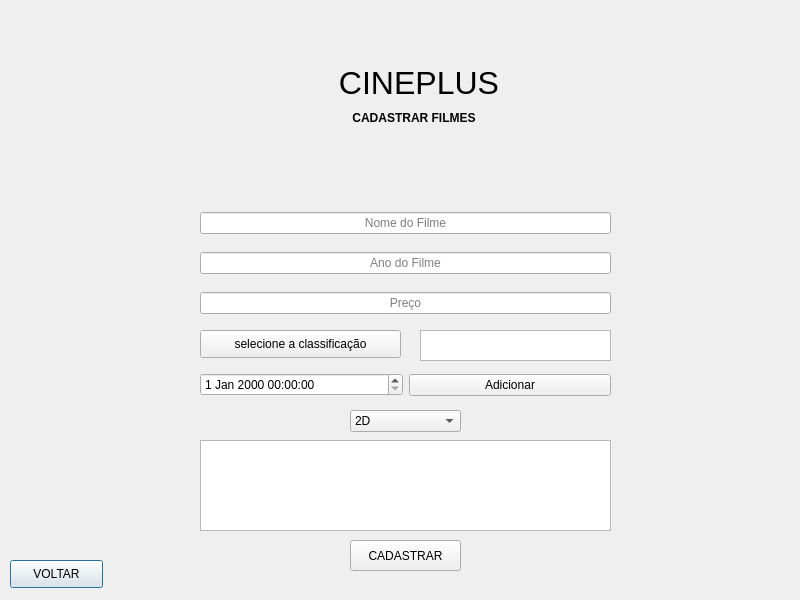
<?xml version="1.0" encoding="UTF-8"?>
<ui version="4.0">
 <class>Dialog</class>
 <widget class="QDialog" name="Dialog">
  <property name="geometry">
   <rect>
    <x>0</x>
    <y>0</y>
    <width>800</width>
    <height>600</height>
   </rect>
  </property>
  <property name="sizePolicy">
   <sizepolicy hsizetype="Fixed" vsizetype="Fixed">
    <horstretch>0</horstretch>
    <verstretch>0</verstretch>
   </sizepolicy>
  </property>
  <property name="minimumSize">
   <size>
    <width>800</width>
    <height>600</height>
   </size>
  </property>
  <property name="maximumSize">
   <size>
    <width>800</width>
    <height>600</height>
   </size>
  </property>
  <property name="windowTitle">
   <string>Dialog</string>
  </property>
  <widget class="QWidget" name="layoutWidget">
   <property name="geometry">
    <rect>
     <x>200</x>
     <y>290</y>
     <width>411</width>
     <height>26</height>
    </rect>
   </property>
   <layout class="QHBoxLayout" name="horizontalLayout_4">
    <item>
     <widget class="QLineEdit" name="lineEdit_4">
      <property name="alignment">
       <set>Qt::AlignCenter</set>
      </property>
      <property name="placeholderText">
       <string>Preço</string>
      </property>
     </widget>
    </item>
   </layout>
  </widget>
  <widget class="QWidget" name="layoutWidget_2">
   <property name="geometry">
    <rect>
     <x>200</x>
     <y>210</y>
     <width>411</width>
     <height>26</height>
    </rect>
   </property>
   <layout class="QHBoxLayout" name="horizontalLayout_2">
    <item>
     <widget class="QLineEdit" name="lineEdit_2">
      <property name="alignment">
       <set>Qt::AlignCenter</set>
      </property>
      <property name="placeholderText">
       <string>Nome do Filme</string>
      </property>
     </widget>
    </item>
   </layout>
  </widget>
  <widget class="QWidget" name="layoutWidget_3">
   <property name="geometry">
    <rect>
     <x>200</x>
     <y>250</y>
     <width>411</width>
     <height>26</height>
    </rect>
   </property>
   <layout class="QHBoxLayout" name="horizontalLayout_3">
    <item>
     <widget class="QLineEdit" name="lineEdit_3">
      <property name="alignment">
       <set>Qt::AlignCenter</set>
      </property>
      <property name="placeholderText">
       <string>Ano do Filme</string>
      </property>
     </widget>
    </item>
   </layout>
  </widget>
  <widget class="QLabel" name="label_2">
   <property name="geometry">
    <rect>
     <x>350</x>
     <y>110</y>
     <width>128</width>
     <height>16</height>
    </rect>
   </property>
   <property name="text">
    <string>&lt;html&gt;&lt;head/&gt;&lt;body&gt;&lt;p align=&quot;center&quot;&gt;&lt;span style=&quot; font-weight:600;&quot;&gt;CADASTRAR FILMES&lt;/span&gt;&lt;/p&gt;&lt;/body&gt;&lt;/html&gt;</string>
   </property>
  </widget>
  <widget class="QLabel" name="label">
   <property name="geometry">
    <rect>
     <x>330</x>
     <y>60</y>
     <width>178</width>
     <height>48</height>
    </rect>
   </property>
   <property name="text">
    <string>&lt;html&gt;&lt;head/&gt;&lt;body&gt;&lt;p align=&quot;center&quot;&gt;&lt;span style=&quot; font-size:24pt;&quot;&gt;CINEPLUS&lt;/span&gt;&lt;/p&gt;&lt;/body&gt;&lt;/html&gt;</string>
   </property>
  </widget>
  <widget class="QPushButton" name="pushButton_3">
   <property name="geometry">
    <rect>
     <x>10</x>
     <y>560</y>
     <width>93</width>
     <height>28</height>
    </rect>
   </property>
   <property name="text">
    <string>VOLTAR</string>
   </property>
  </widget>
  <widget class="QPushButton" name="pushButton">
   <property name="geometry">
    <rect>
     <x>350</x>
     <y>540</y>
     <width>111</width>
     <height>31</height>
    </rect>
   </property>
   <property name="text">
    <string>CADASTRAR</string>
   </property>
  </widget>
  <widget class="QComboBox" name="comboBox">
   <property name="enabled">
    <bool>true</bool>
   </property>
   <property name="geometry">
    <rect>
     <x>350</x>
     <y>410</y>
     <width>111</width>
     <height>22</height>
    </rect>
   </property>
   <property name="layoutDirection">
    <enum>Qt::LeftToRight</enum>
   </property>
   <property name="editable">
    <bool>false</bool>
   </property>
   <property name="currentText">
    <string>2D</string>
   </property>
   <item>
    <property name="text">
     <string>2D</string>
    </property>
   </item>
   <item>
    <property name="text">
     <string>3D</string>
    </property>
   </item>
  </widget>
  <widget class="QWidget" name="layoutWidget">
   <property name="geometry">
    <rect>
     <x>200</x>
     <y>370</y>
     <width>411</width>
     <height>30</height>
    </rect>
   </property>
   <layout class="QHBoxLayout" name="horizontalLayout_6">
    <item>
     <widget class="QDateTimeEdit" name="dateTimeEdit"/>
    </item>
    <item>
     <widget class="QPushButton" name="pushButton_2">
      <property name="text">
       <string>Adicionar</string>
      </property>
     </widget>
    </item>
   </layout>
  </widget>
  <widget class="QListView" name="listView">
   <property name="geometry">
    <rect>
     <x>200</x>
     <y>440</y>
     <width>411</width>
     <height>91</height>
    </rect>
   </property>
  </widget>
  <widget class="QPushButton" name="pushButton_4">
   <property name="geometry">
    <rect>
     <x>200</x>
     <y>330</y>
     <width>201</width>
     <height>28</height>
    </rect>
   </property>
   <property name="text">
    <string>selecione a classificação</string>
   </property>
  </widget>
  <widget class="QListView" name="listView_2">
   <property name="geometry">
    <rect>
     <x>420</x>
     <y>330</y>
     <width>191</width>
     <height>31</height>
    </rect>
   </property>
  </widget>
 </widget>
 <resources/>
 <connections/>
</ui>
